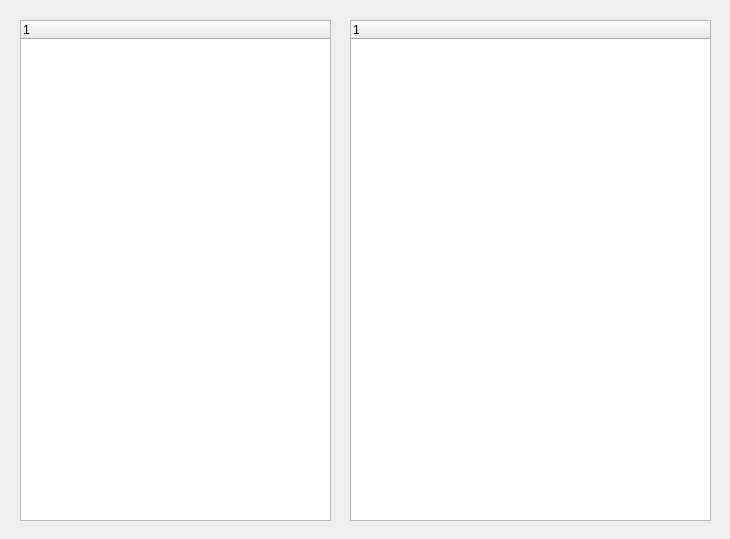
<?xml version="1.0" encoding="UTF-8"?>
<ui version="4.0">
 <class>frm_drag</class>
 <widget class="QWidget" name="frm_drag">
  <property name="geometry">
   <rect>
    <x>0</x>
    <y>0</y>
    <width>730</width>
    <height>539</height>
   </rect>
  </property>
  <property name="sizePolicy">
   <sizepolicy hsizetype="Expanding" vsizetype="Expanding">
    <horstretch>0</horstretch>
    <verstretch>0</verstretch>
   </sizepolicy>
  </property>
  <property name="windowTitle">
   <string>seebot-ide</string>
  </property>
  <widget class="QGroupBox" name="groupBox_3">
   <property name="geometry">
    <rect>
     <x>10</x>
     <y>640</y>
     <width>1051</width>
     <height>51</height>
    </rect>
   </property>
   <property name="title">
    <string/>
   </property>
  </widget>
  <widget class="QTreeWidget" name="treeWidget1">
   <property name="geometry">
    <rect>
     <x>20</x>
     <y>20</y>
     <width>311</width>
     <height>501</height>
    </rect>
   </property>
   <column>
    <property name="text">
     <string notr="true">1</string>
    </property>
   </column>
  </widget>
  <widget class="QTreeWidget" name="treeWidget2">
   <property name="geometry">
    <rect>
     <x>350</x>
     <y>20</y>
     <width>361</width>
     <height>501</height>
    </rect>
   </property>
   <column>
    <property name="text">
     <string notr="true">1</string>
    </property>
   </column>
  </widget>
 </widget>
 <resources/>
 <connections/>
</ui>
